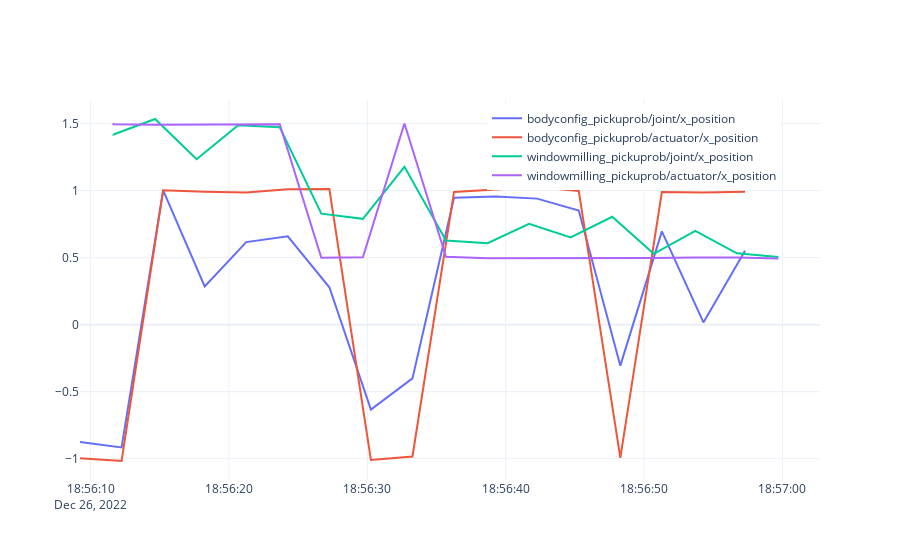

Notebook code cell kept with this figure:
### Code cell
names = []
fig = go.Figure()
for i, (dev, t) in enumerate(zip(devs,ts)) :
    for j, row in dev.iterrows() :
        dev_uuid = row.uuid
        dev_class, mod_name, attrib_name = row['class'], row['mod'], row['attrib']
        if attrib_name not in  ['x_position'] : continue
        name = row.uuid + '/' + mod_name + '/' + attrib_name
        fig.add_trace(go.Scatter(x=t, y=row[val_cols],
                    mode='lines',
                    name=name))
        names.append(name)
fig.update_layout(legend=dict(
    yanchor="top",
    y=0.99,
    xanchor="left",
    x=0.55
))
fig.show()
